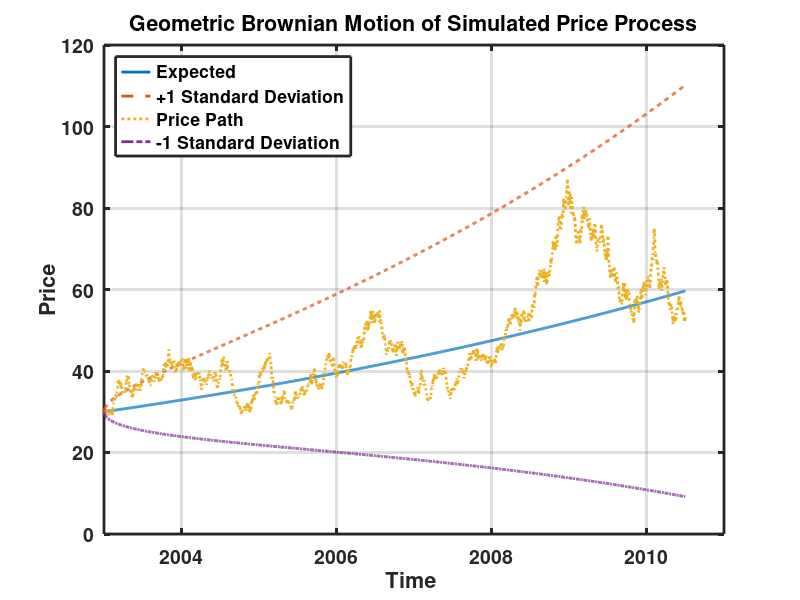

Here is the MATLAB script that generated this plot:
function GBMfit (S)
%GBMfit().m Geometric Brownian Motion of Actual Data (S) 
%or Self-Simulation (no input)
%calculates drift mu and volatility from ln(St)-ln(St-1) data 
close all
clc
set(0,'defaultaxeslinewidth',2); set(0,'defaultlinelinewidth',2);
set(0,'defaultaxesFontWeight','bold');set(0,'defaulttextFontWeight','bold') 
set(0,'defaultaxesfontsize',14); set(0,'defaulttextfontsize',14);

TimeDelta=1/252; 
%assume daily prices but could add as an input to function
if (nargin == 1), %Stock Price Data Input 
    %or read directly s=load('XOMprice.dat');
    steps = length(S);
    TimeLength=TimeDelta*steps; time = linspace(0,TimeLength,steps);
end
if (nargin == 0), %self-simulation 
    mu=0.1 %percentage drift
    Dsig =0.27 %annualized volatility 
    Szero=30; %Initial Price
    steps = 7.5*252; %assume 7.5 years
    TimeLength=TimeDelta*steps; 
    time = linspace(0,TimeLength,steps);  %years
    sigma = Dsig*sqrt(TimeDelta).*randn(1,steps); 
    %vector of random movements
    etadt=(mu-0.5*Dsig^2)*TimeDelta;
    S=zeros(1,steps); S(1)=Szero;
    for i = 2:steps
        S(i)=S(i-1)*exp(etadt+sigma(i));
    end
end
%logarithmic returns log(St/S0) is normally distributed 
LogDelta=log(S(2:end))-log(S(1:end-1)); %=log(s(i)/(s(i-1))
StanDev = std(LogDelta);
%variance vol^2*t 
EstVol=StanDev/sqrt(TimeDelta) %Estimated annualized volatility 
%log increments of GBM are normal
%mean(LogDelta)=(mu-0.5sig^2)t
EstMu=mean(LogDelta)/TimeDelta + 0.5*EstVol^2/2
Expected=zeros(1,steps); SD=zeros(1,steps);
Expected = S(1).*exp((EstMu).*(time));     %E[St]=S0exp(mu*t)
SD = Expected.*sqrt(exp(EstVol^2.*time) -1);
%SDV[St]=S0exp(mu*t)[exp(vol^2*t)-1]^0.5
time=time+2003; %start in Year 2003
figure
plot(time,Expected,'-',... 
    time,Expected+SD,'--',...
    time,S,':',...
    time,Expected-SD,'-.'), grid on
xlabel('Time '); ylabel('Price')%%
legend('Expected', '+1 Standard Deviation', 'Price Path',...
    '-1 Standard Deviation','location','NorthWest');
if (nargin == 1), %Stock Price Data Input 
    title('Geometric Brownian Motion fit to XOM');
end
if (nargin == 0), %self-simulated
    title('Geometric Brownian Motion of Simulated Price Process');
end
xlim ([2003 2011])
end
